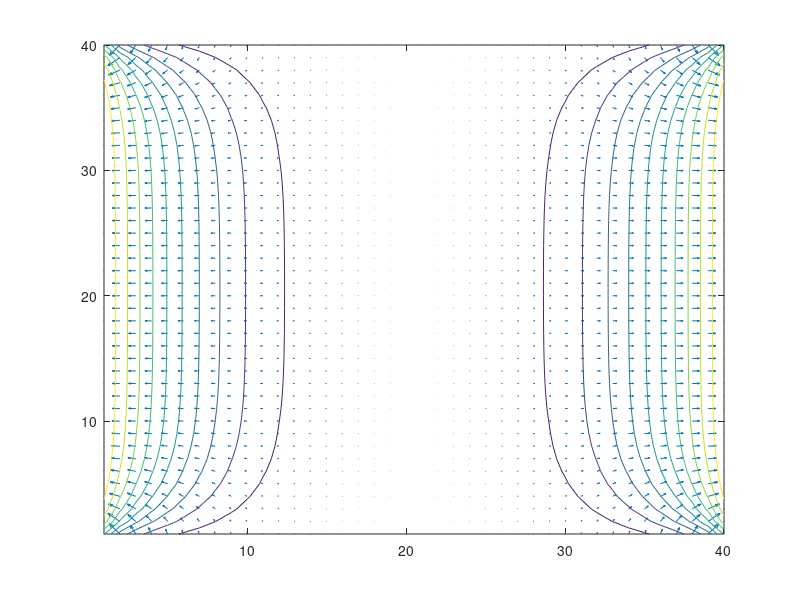

The MATLAB script that drew this image:
x=40;
y=40;
v = zeros(x,y)

left_b = 1;
right_b = 1;
top_b=0;
bottom_b =0;

top=0;
right=0
left=0
bottom=0

if top_b~='x'
      top=1;
end 

if left_b~='x'
      left=1;
end 

if right_b~='x'
      right=1;
end 

if bottom_b~='x'
      bottom=1;
end 



t_max=100;
t=0;

while t<t_max
    v_prev= v
    %iterate through the body of matrix (no edges)
    for i =2:x-1
        for j=2:y-1 
            v(i,j)=(v_prev(i-1,j)+v_prev(i+1,j)+v_prev(i,j-1)+v_prev(i,j+1))/4  ;
        end
    end
    
   % do each boundary 
   %top
   for j = 2:y-1
       if top_b~='x'
            v(1,j)=(v_prev(1,j-1)+v_prev(1,j+1)+top_b+v_prev(2,j))/4;
       else 
           
            v(1,j)=(v_prev(1,j-1)+v_prev(1,j+1)+v_prev(2,j))/3;       
       end
   end
   
   %bottom
      for j= 2:y-1
       if bottom_b~='x'
            v(x,j)=(v_prev(x,j-1)+v_prev(x,j+1)+bottom_b+v_prev(x-1,j))/4;
       else 
            v(x,j)=(v_prev(x,j-1)+v_prev(x,j+1)+v_prev(x-1,j))/3;
       end
      end
   
      
   %left
     for i = 2:x-1
       if left_b ~= 'x'
            v(i,1)=(v_prev(i-1,1)+v_prev(i+1,1)+left_b+v_prev(i,2))/4;
       else 
            v(i,1)=(v_prev(i-1,1)+v_prev(i+1,1)+v_prev(i,2))/3;
       end
     end
     
     for i = 2:x-1
       if right_b ~= 'x'
            v(i,y)=(v_prev(i-1,y)+v_prev(i+1,y)+right_b+v_prev(i,y-1))/4;
       else 
            v(i,y)=(v_prev(i-1,y)+v_prev(i+1,y)+v_prev(i,y-1))/3;
       end
     end
      
     %top left
     if top+left ==0
         v(1,1)=(v_prev(1,2)+v_prev(2,1))/2;
     elseif top==1 & left==0
         v(1,1)=(v_prev(1,2)+v_prev(2,1)+top_b)/3;
     elseif top==0 & left==1
         v(1,1)=(v_prev(1,2)+v_prev(2,1)+left_b)/3;
     else
         v(1,1)=(v_prev(1,2)+v_prev(2,1)+left_b+top_b)/4;
     end    
      %top right
           if top+right ==0
         v(1,y)=(v_prev(1,y-1)+v_prev(2,y))/2;
     elseif top==1 & right==0
         v(1,y)=(v_prev(1,y-1)+v_prev(2,y)+top_b)/3;
     elseif top==0 & right==1
         v(1,y)=(v_prev(1,y-1)+v_prev(2,y)+right_b)/3;
     else
         v(1,y)=(v_prev(1,y-1)+v_prev(2,y)+right_b+top_b)/4;
           end
         
         %bottom left
           if bottom+left ==0
         v(x,1)=(v_prev(x-1,1)+v_prev(x,2))/2;
     elseif bottom==1 & left==0
         v(x,1)=(v_prev(x-1,1)+v_prev(x,2)+bottom_b)/3;
     elseif bottom==0 & left==1
         v(x,1)=(v_prev(x-1,1)+v_prev(x,2)+left_b)/3;
     else
         v(x,1)=(v_prev(x-1,1)+v_prev(x,2)+bottom_b+left_b)/4;      
           end
        
         %bottom right
           if bottom+right ==0
         v(x,y)=(v_prev(x-1,y)+v_prev(x,y-1))/2;
     elseif bottom==1 & right==0
         v(x,y)=(v_prev(x-1,y)+v_prev(x,y-1)+bottom_b)/3;
     elseif bottom==0 & right==1
         v(x,y)=(v_prev(x-1,y)+v_prev(x,y-1)+right_b)/3;
     else
         v(x,y)=(v_prev(x-1,y)+v_prev(x,y-1)+bottom_b+right_b)/4;          
           end
    
         
    surf(v)
    pause(.1)
    t=t+1
end
[ex,ey]=gradient(v)
quiver(ex,ey)
hold on 
contour(v)